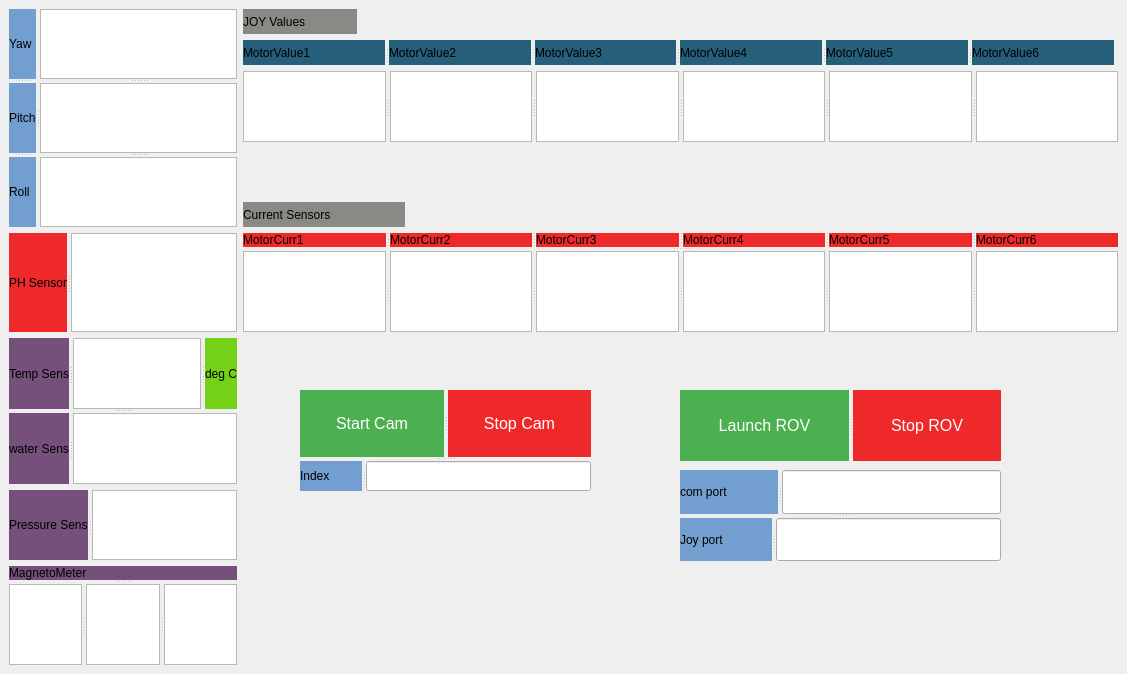
     <widget class="QWidget" name="MainTab">
      <attribute name="title">
       <string>Main Tab</string>
      </attribute>
      <widget class="QSplitter" name="splitter_23">
       <property name="geometry">
        <rect>
         <x>9</x>
         <y>9</y>
         <width>228</width>
         <height>218</height>
        </rect>
       </property>
       <property name="orientation">
        <enum>Qt::Horizontal</enum>
       </property>
       <widget class="QSplitter" name="splitter_2">
        <property name="orientation">
         <enum>Qt::Vertical</enum>
        </property>
        <widget class="QLabel" name="Yaw_label">
         <property name="styleSheet">
          <string notr="true">background-color: rgb(114, 159, 207);
border-color: rgb(0, 0, 0);
font: 75 15pt &quot;URW Bookman L&quot;;</string>
         </property>
         <property name="text">
          <string>Yaw</string>
         </property>
        </widget>
        <widget class="QLabel" name="Pitch_label">
         <property name="styleSheet">
          <string notr="true">background-color: rgb(114, 159, 207);
font: 75 15pt &quot;URW Bookman L&quot;;</string>
         </property>
         <property name="text">
          <string>Pitch</string>
         </property>
        </widget>
        <widget class="QLabel" name="Roll_label">
         <property name="styleSheet">
          <string notr="true">background-color: rgb(114, 159, 207);
font: 75 15pt &quot;URW Bookman L&quot;;</string>
         </property>
         <property name="text">
          <string>Roll</string>
         </property>
        </widget>
       </widget>
       <widget class="QSplitter" name="splitter">
        <property name="orientation">
         <enum>Qt::Vertical</enum>
        </property>
        <widget class="QTextBrowser" name="Yaw_value">
         <property name="html">
          <string>&lt;!DOCTYPE HTML PUBLIC &quot;-//W3C//DTD HTML 4.0//EN&quot; &quot;http://www.w3.org/TR/REC-html40/strict.dtd&quot;&gt;
&lt;html&gt;&lt;head&gt;&lt;meta name=&quot;qrichtext&quot; content=&quot;1&quot; /&gt;&lt;style type=&quot;text/css&quot;&gt;
p, li { white-space: pre-wrap; }
&lt;/style&gt;&lt;/head&gt;&lt;body style=&quot; font-family:'Ubuntu'; font-size:11pt; font-weight:400; font-style:normal;&quot;&gt;
&lt;p style=&quot;-qt-paragraph-type:empty; margin-top:0px; margin-bottom:0px; margin-left:0px; margin-right:0px; -qt-block-indent:0; text-indent:0px;&quot;&gt;&lt;br /&gt;&lt;/p&gt;&lt;/body&gt;&lt;/html&gt;</string>
         </property>
        </widget>
        <widget class="QTextBrowser" name="Pitch"/>
        <widget class="QTextBrowser" name="Roll">
         <property name="styleSheet">
          <string notr="true">body {
  color: red;
}

h1 {
  color: #00ff00;
}

p.ex {
  color: rgb(0,0,255);
}</string>
         </property>
        </widget>
       </widget>
      </widget>
      <widget class="QSplitter" name="splitter_7">
       <property name="geometry">
        <rect>
         <x>9</x>
         <y>566</y>
         <width>228</width>
         <height>99</height>
        </rect>
       </property>
       <property name="orientation">
        <enum>Qt::Vertical</enum>
       </property>
       <widget class="QLabel" name="Temp_sens_label_4">
        <property name="styleSheet">
         <string notr="true">background-color: rgb(117, 80, 123);
font: 75 15pt &quot;URW Bookman L&quot;;</string>
        </property>
        <property name="text">
         <string>MagnetoMeter</string>
        </property>
       </widget>
       <widget class="QSplitter" name="splitter_6">
        <property name="orientation">
         <enum>Qt::Horizontal</enum>
        </property>
        <widget class="QTextBrowser" name="Magnet1">
         <property name="styleSheet">
          <string notr="true">body {
  color: red;
}

h1 {
  color: #00ff00;
}

p.ex {
  color: rgb(0,0,255);
}</string>
         </property>
        </widget>
        <widget class="QTextBrowser" name="Magnet2">
         <property name="styleSheet">
          <string notr="true">body {
  color: red;
}

h1 {
  color: #00ff00;
}

p.ex {
  color: rgb(0,0,255);
}</string>
         </property>
        </widget>
        <widget class="QTextBrowser" name="Magnet3">
         <property name="styleSheet">
          <string notr="true">body {
  color: red;
}

h1 {
  color: #00ff00;
}

p.ex {
  color: rgb(0,0,255);
}</string>
         </property>
        </widget>
       </widget>
      </widget>
      <widget class="QSplitter" name="splitter_27">
       <property name="geometry">
        <rect>
         <x>9</x>
         <y>338</y>
         <width>228</width>
         <height>146</height>
        </rect>
       </property>
       <property name="orientation">
        <enum>Qt::Vertical</enum>
       </property>
       <widget class="QSplitter" name="splitter_24">
        <property name="orientation">
         <enum>Qt::Horizontal</enum>
        </property>
        <widget class="QSplitter" name="splitter_4">
         <property name="orientation">
          <enum>Qt::Horizontal</enum>
         </property>
         <widget class="QLabel" name="Temp_sens_label">
          <property name="styleSheet">
           <string notr="true">background-color: rgb(117, 80, 123);
font: 75 15pt &quot;URW Bookman L&quot;;</string>
          </property>
          <property name="text">
           <string>Temp Sens</string>
          </property>
         </widget>
         <widget class="QTextBrowser" name="Temp_value">
          <property name="styleSheet">
           <string notr="true">body {
  color: red;
}

h1 {
  color: #00ff00;
}

p.ex {
  color: rgb(0,0,255);
}</string>
          </property>
         </widget>
        </widget>
        <widget class="QLabel" name="unit_label_8">
         <property name="styleSheet">
          <string notr="true">background-color: rgb(115, 210, 22);
border-color: rgb(0, 0, 0);
font: 75 11pt &quot;URW Bookman L&quot;;</string>
         </property>
         <property name="text">
          <string>deg C</string>
         </property>
        </widget>
       </widget>
       <widget class="QSplitter" name="splitter_26">
        <property name="orientation">
         <enum>Qt::Horizontal</enum>
        </property>
        <widget class="QLabel" name="Temp_sens_label_2">
         <property name="styleSheet">
          <string notr="true">background-color: rgb(117, 80, 123);
font: 75 15pt &quot;URW Bookman L&quot;;</string>
         </property>
         <property name="text">
          <string>water Sens</string>
         </property>
        </widget>
        <widget class="QTextBrowser" name="Water_sens">
         <property name="styleSheet">
          <string notr="true">body {
  color: red;
}

h1 {
  color: #00ff00;
}

p.ex {
  color: rgb(0,0,255);
}</string>
         </property>
        </widget>
       </widget>
      </widget>
      <widget class="QSplitter" name="splitter_8">
       <property name="geometry">
        <rect>
         <x>243</x>
         <y>233</y>
         <width>875</width>
         <height>99</height>
        </rect>
       </property>
       <property name="orientation">
        <enum>Qt::Vertical</enum>
       </property>
       <widget class="QSplitter" name="splitter_9">
        <property name="orientation">
         <enum>Qt::Horizontal</enum>
        </property>
        <widget class="QLabel" name="Joy_values_label_8">
         <property name="styleSheet">
          <string notr="true">background-color: rgb(239, 41, 41);
border-color: rgb(0, 0, 0);
font: 75 15pt &quot;URW Bookman L&quot;;</string>
         </property>
         <property name="text">
          <string>MotorCurr1</string>
         </property>
        </widget>
        <widget class="QLabel" name="Joy_values_label_9">
         <property name="styleSheet">
          <string notr="true">background-color: rgb(239, 41, 41);
border-color: rgb(0, 0, 0);
font: 75 15pt &quot;URW Bookman L&quot;;
</string>
         </property>
         <property name="text">
          <string>MotorCurr2</string>
         </property>
        </widget>
        <widget class="QLabel" name="Joy_values_label_10">
         <property name="styleSheet">
          <string notr="true">background-color: rgb(239, 41, 41);
border-color: rgb(0, 0, 0);
font: 75 15pt &quot;URW Bookman L&quot;;</string>
         </property>
         <property name="text">
          <string>MotorCurr3</string>
         </property>
        </widget>
        <widget class="QLabel" name="Joy_values_label_11">
         <property name="styleSheet">
          <string notr="true">background-color: rgb(239, 41, 41);
border-color: rgb(0, 0, 0);
font: 75 15pt &quot;URW Bookman L&quot;;
</string>
         </property>
         <property name="text">
          <string>MotorCurr4</string>
         </property>
        </widget>
        <widget class="QLabel" name="Joy_values_label_12">
         <property name="styleSheet">
          <string notr="true">background-color: rgb(239, 41, 41);
border-color: rgb(0, 0, 0);
font: 75 15pt &quot;URW Bookman L&quot;;</string>
         </property>
         <property name="text">
          <string>MotorCurr5</string>
         </property>
        </widget>
        <widget class="QLabel" name="Joy_values_label_13">
         <property name="styleSheet">
          <string notr="true">background-color: rgb(239, 41, 41);
border-color: rgb(0, 0, 0);
font: 75 15pt &quot;URW Bookman L&quot;;
</string>
         </property>
         <property name="text">
          <string>MotorCurr6</string>
         </property>
        </widget>
       </widget>
       <widget class="QSplitter" name="splitter_11">
        <property name="orientation">
         <enum>Qt::Horizontal</enum>
        </property>
        <widget class="QTextBrowser" name="MotorCurr1">
         <property name="html">
          <string>&lt;!DOCTYPE HTML PUBLIC &quot;-//W3C//DTD HTML 4.0//EN&quot; &quot;http://www.w3.org/TR/REC-html40/strict.dtd&quot;&gt;
&lt;html&gt;&lt;head&gt;&lt;meta name=&quot;qrichtext&quot; content=&quot;1&quot; /&gt;&lt;style type=&quot;text/css&quot;&gt;
p, li { white-space: pre-wrap; }
&lt;/style&gt;&lt;/head&gt;&lt;body style=&quot; font-family:'Ubuntu'; font-size:11pt; font-weight:400; font-style:normal;&quot;&gt;
&lt;p style=&quot;-qt-paragraph-type:empty; margin-top:0px; margin-bottom:0px; margin-left:0px; margin-right:0px; -qt-block-indent:0; text-indent:0px;&quot;&gt;&lt;br /&gt;&lt;/p&gt;&lt;/body&gt;&lt;/html&gt;</string>
         </property>
        </widget>
        <widget class="QTextBrowser" name="MotorCurr2">
         <property name="html">
          <string>&lt;!DOCTYPE HTML PUBLIC &quot;-//W3C//DTD HTML 4.0//EN&quot; &quot;http://www.w3.org/TR/REC-html40/strict.dtd&quot;&gt;
&lt;html&gt;&lt;head&gt;&lt;meta name=&quot;qrichtext&quot; content=&quot;1&quot; /&gt;&lt;style type=&quot;text/css&quot;&gt;
p, li { white-space: pre-wrap; }
&lt;/style&gt;&lt;/head&gt;&lt;body style=&quot; font-family:'Ubuntu'; font-size:11pt; font-weight:400; font-style:normal;&quot;&gt;
&lt;p style=&quot;-qt-paragraph-type:empty; margin-top:0px; margin-bottom:0px; margin-left:0px; margin-right:0px; -qt-block-indent:0; text-indent:0px;&quot;&gt;&lt;br /&gt;&lt;/p&gt;&lt;/body&gt;&lt;/html&gt;</string>
         </property>
        </widget>
        <widget class="QTextBrowser" name="MotorCurr3">
         <property name="html">
          <string>&lt;!DOCTYPE HTML PUBLIC &quot;-//W3C//DTD HTML 4.0//EN&quot; &quot;http://www.w3.org/TR/REC-html40/strict.dtd&quot;&gt;
&lt;html&gt;&lt;head&gt;&lt;meta name=&quot;qrichtext&quot; content=&quot;1&quot; /&gt;&lt;style type=&quot;text/css&quot;&gt;
p, li { white-space: pre-wrap; }
&lt;/style&gt;&lt;/head&gt;&lt;body style=&quot; font-family:'Ubuntu'; font-size:11pt; font-weight:400; font-style:normal;&quot;&gt;
&lt;p style=&quot;-qt-paragraph-type:empty; margin-top:0px; margin-bottom:0px; margin-left:0px; margin-right:0px; -qt-block-indent:0; text-indent:0px;&quot;&gt;&lt;br /&gt;&lt;/p&gt;&lt;/body&gt;&lt;/html&gt;</string>
         </property>
        </widget>
        <widget class="QTextBrowser" name="MotorCurr4">
         <property name="html">
          <string>&lt;!DOCTYPE HTML PUBLIC &quot;-//W3C//DTD HTML 4.0//EN&quot; &quot;http://www.w3.org/TR/REC-html40/strict.dtd&quot;&gt;
&lt;html&gt;&lt;head&gt;&lt;meta name=&quot;qrichtext&quot; content=&quot;1&quot; /&gt;&lt;style type=&quot;text/css&quot;&gt;
p, li { white-space: pre-wrap; }
&lt;/style&gt;&lt;/head&gt;&lt;body style=&quot; font-family:'Ubuntu'; font-size:11pt; font-weight:400; font-style:normal;&quot;&gt;
&lt;p style=&quot;-qt-paragraph-type:empty; margin-top:0px; margin-bottom:0px; margin-left:0px; margin-right:0px; -qt-block-indent:0; text-indent:0px;&quot;&gt;&lt;br /&gt;&lt;/p&gt;&lt;/body&gt;&lt;/html&gt;</string>
         </property>
        </widget>
        <widget class="QTextBrowser" name="MotorCurr5">
         <property name="html">
          <string>&lt;!DOCTYPE HTML PUBLIC &quot;-//W3C//DTD HTML 4.0//EN&quot; &quot;http://www.w3.org/TR/REC-html40/strict.dtd&quot;&gt;
&lt;html&gt;&lt;head&gt;&lt;meta name=&quot;qrichtext&quot; content=&quot;1&quot; /&gt;&lt;style type=&quot;text/css&quot;&gt;
p, li { white-space: pre-wrap; }
&lt;/style&gt;&lt;/head&gt;&lt;body style=&quot; font-family:'Ubuntu'; font-size:11pt; font-weight:400; font-style:normal;&quot;&gt;
&lt;p style=&quot;-qt-paragraph-type:empty; margin-top:0px; margin-bottom:0px; margin-left:0px; margin-right:0px; -qt-block-indent:0; text-indent:0px;&quot;&gt;&lt;br /&gt;&lt;/p&gt;&lt;/body&gt;&lt;/html&gt;</string>
         </property>
        </widget>
        <widget class="QTextBrowser" name="MotorCurr6">
         <property name="html">
          <string>&lt;!DOCTYPE HTML PUBLIC &quot;-//W3C//DTD HTML 4.0//EN&quot; &quot;http://www.w3.org/TR/REC-html40/strict.dtd&quot;&gt;
&lt;html&gt;&lt;head&gt;&lt;meta name=&quot;qrichtext&quot; content=&quot;1&quot; /&gt;&lt;style type=&quot;text/css&quot;&gt;
p, li { white-space: pre-wrap; }
&lt;/style&gt;&lt;/head&gt;&lt;body style=&quot; font-family:'Ubuntu'; font-size:11pt; font-weight:400; font-style:normal;&quot;&gt;
&lt;p style=&quot;-qt-paragraph-type:empty; margin-top:0px; margin-bottom:0px; margin-left:0px; margin-right:0px; -qt-block-indent:0; text-indent:0px;&quot;&gt;&lt;br /&gt;&lt;/p&gt;&lt;/body&gt;&lt;/html&gt;</string>
         </property>
        </widget>
       </widget>
      </widget>
      <widget class="QSplitter" name="splitter_13">
       <property name="geometry">
        <rect>
         <x>243</x>
         <y>40</y>
         <width>871</width>
         <height>25</height>
        </rect>
       </property>
       <property name="orientation">
        <enum>Qt::Horizontal</enum>
       </property>
       <widget class="QLabel" name="Joy_values_label_14">
        <property name="styleSheet">
         <string notr="true">background-color: rgb(38, 95, 122);
border-color: rgb(0, 0, 0);
font: 75 15pt &quot;URW Bookman L&quot;;</string>
        </property>
        <property name="text">
         <string>MotorValue1</string>
        </property>
       </widget>
       <widget class="QLabel" name="Joy_values_label_15">
        <property name="styleSheet">
         <string notr="true">background-color: rgb(38, 95, 122);
border-color: rgb(0, 0, 0);
font: 75 15pt &quot;URW Bookman L&quot;;</string>
        </property>
        <property name="text">
         <string>MotorValue2</string>
        </property>
       </widget>
       <widget class="QLabel" name="Joy_values_label_16">
        <property name="styleSheet">
         <string notr="true">background-color: rgb(38, 95, 122);
border-color: rgb(0, 0, 0);
font: 75 15pt &quot;URW Bookman L&quot;;</string>
        </property>
        <property name="text">
         <string>MotorValue3</string>
        </property>
       </widget>
       <widget class="QLabel" name="Joy_values_label_17">
        <property name="styleSheet">
         <string notr="true">background-color: rgb(38, 95, 122);
border-color: rgb(0, 0, 0);
font: 75 15pt &quot;URW Bookman L&quot;;</string>
        </property>
        <property name="text">
         <string>MotorValue4</string>
        </property>
       </widget>
       <widget class="QLabel" name="Joy_values_label_18">
        <property name="styleSheet">
         <string notr="true">background-color: rgb(38, 95, 122);
border-color: rgb(0, 0, 0);
font: 75 15pt &quot;URW Bookman L&quot;;</string>
        </property>
        <property name="text">
         <string>MotorValue5</string>
        </property>
       </widget>
       <widget class="QLabel" name="Joy_values_label_19">
        <property name="styleSheet">
         <string notr="true">background-color: rgb(38, 95, 122);
border-color: rgb(0, 0, 0);
font: 75 15pt &quot;URW Bookman L&quot;;</string>
        </property>
        <property name="text">
         <string>MotorValue6</string>
        </property>
       </widget>
      </widget>
      <widget class="QLabel" name="Current_sens_label">
       <property name="geometry">
        <rect>
         <x>243</x>
         <y>202</y>
         <width>162</width>
         <height>25</height>
        </rect>
       </property>
       <property name="styleSheet">
        <string notr="true">background-color: rgb(136, 138, 133);
border-color: rgb(0, 0, 0);
font: 75 15pt &quot;URW Bookman L&quot;;</string>
       </property>
       <property name="text">
        <string>Current Sensors</string>
       </property>
      </widget>
      <widget class="QLabel" name="Joy_values_label">
       <property name="geometry">
        <rect>
         <x>243</x>
         <y>9</y>
         <width>114</width>
         <height>25</height>
        </rect>
       </property>
       <property name="styleSheet">
        <string notr="true">background-color: rgb(136, 138, 133);
border-color: rgb(0, 0, 0);
font: 75 15pt &quot;URW Bookman L&quot;;</string>
       </property>
       <property name="text">
        <string>JOY Values</string>
       </property>
      </widget>
      <widget class="QSplitter" name="splitter_3">
       <property name="geometry">
        <rect>
         <x>9</x>
         <y>233</y>
         <width>228</width>
         <height>99</height>
        </rect>
       </property>
       <property name="orientation">
        <enum>Qt::Horizontal</enum>
       </property>
       <widget class="QLabel" name="PH_label">
        <property name="styleSheet">
         <string notr="true">background-color: rgb(239, 41, 41);
font: 75 15pt &quot;URW Bookman L&quot;;</string>
        </property>
        <property name="text">
         <string>PH Sensor</string>
        </property>
       </widget>
       <widget class="QTextBrowser" name="PHvalue">
        <property name="styleSheet">
         <string notr="true">body {
  color: red;
}

h1 {
  color: #00ff00;
}

p.ex {
  color: rgb(0,0,255);
}</string>
        </property>
       </widget>
      </widget>
      <widget class="QSplitter" name="splitter_12">
       <property name="geometry">
        <rect>
         <x>243</x>
         <y>71</y>
         <width>875</width>
         <height>71</height>
        </rect>
       </property>
       <property name="orientation">
        <enum>Qt::Horizontal</enum>
       </property>
       <widget class="QTextBrowser" name="MotorValue1">
        <property name="html">
         <string>&lt;!DOCTYPE HTML PUBLIC &quot;-//W3C//DTD HTML 4.0//EN&quot; &quot;http://www.w3.org/TR/REC-html40/strict.dtd&quot;&gt;
&lt;html&gt;&lt;head&gt;&lt;meta name=&quot;qrichtext&quot; content=&quot;1&quot; /&gt;&lt;style type=&quot;text/css&quot;&gt;
p, li { white-space: pre-wrap; }
&lt;/style&gt;&lt;/head&gt;&lt;body style=&quot; font-family:'Ubuntu'; font-size:11pt; font-weight:400; font-style:normal;&quot;&gt;
&lt;p style=&quot;-qt-paragraph-type:empty; margin-top:0px; margin-bottom:0px; margin-left:0px; margin-right:0px; -qt-block-indent:0; text-indent:0px;&quot;&gt;&lt;br /&gt;&lt;/p&gt;&lt;/body&gt;&lt;/html&gt;</string>
        </property>
       </widget>
       <widget class="QTextBrowser" name="MotorValue2">
        <property name="html">
         <string>&lt;!DOCTYPE HTML PUBLIC &quot;-//W3C//DTD HTML 4.0//EN&quot; &quot;http://www.w3.org/TR/REC-html40/strict.dtd&quot;&gt;
&lt;html&gt;&lt;head&gt;&lt;meta name=&quot;qrichtext&quot; content=&quot;1&quot; /&gt;&lt;style type=&quot;text/css&quot;&gt;
p, li { white-space: pre-wrap; }
&lt;/style&gt;&lt;/head&gt;&lt;body style=&quot; font-family:'Ubuntu'; font-size:11pt; font-weight:400; font-style:normal;&quot;&gt;
&lt;p style=&quot;-qt-paragraph-type:empty; margin-top:0px; margin-bottom:0px; margin-left:0px; margin-right:0px; -qt-block-indent:0; text-indent:0px;&quot;&gt;&lt;br /&gt;&lt;/p&gt;&lt;/body&gt;&lt;/html&gt;</string>
        </property>
       </widget>
       <widget class="QTextBrowser" name="MotorValue3">
        <property name="html">
         <string>&lt;!DOCTYPE HTML PUBLIC &quot;-//W3C//DTD HTML 4.0//EN&quot; &quot;http://www.w3.org/TR/REC-html40/strict.dtd&quot;&gt;
&lt;html&gt;&lt;head&gt;&lt;meta name=&quot;qrichtext&quot; content=&quot;1&quot; /&gt;&lt;style type=&quot;text/css&quot;&gt;
p, li { white-space: pre-wrap; }
&lt;/style&gt;&lt;/head&gt;&lt;body style=&quot; font-family:'Ubuntu'; font-size:11pt; font-weight:400; font-style:normal;&quot;&gt;
&lt;p style=&quot;-qt-paragraph-type:empty; margin-top:0px; margin-bottom:0px; margin-left:0px; margin-right:0px; -qt-block-indent:0; text-indent:0px;&quot;&gt;&lt;br /&gt;&lt;/p&gt;&lt;/body&gt;&lt;/html&gt;</string>
        </property>
       </widget>
       <widget class="QTextBrowser" name="MotorValue4">
        <property name="html">
         <string>&lt;!DOCTYPE HTML PUBLIC &quot;-//W3C//DTD HTML 4.0//EN&quot; &quot;http://www.w3.org/TR/REC-html40/strict.dtd&quot;&gt;
&lt;html&gt;&lt;head&gt;&lt;meta name=&quot;qrichtext&quot; content=&quot;1&quot; /&gt;&lt;style type=&quot;text/css&quot;&gt;
p, li { white-space: pre-wrap; }
&lt;/style&gt;&lt;/head&gt;&lt;body style=&quot; font-family:'Ubuntu'; font-size:11pt; font-weight:400; font-style:normal;&quot;&gt;
&lt;p style=&quot;-qt-paragraph-type:empty; margin-top:0px; margin-bottom:0px; margin-left:0px; margin-right:0px; -qt-block-indent:0; text-indent:0px;&quot;&gt;&lt;br /&gt;&lt;/p&gt;&lt;/body&gt;&lt;/html&gt;</string>
        </property>
       </widget>
       <widget class="QTextBrowser" name="MotorValue5">
        <property name="html">
         <string>&lt;!DOCTYPE HTML PUBLIC &quot;-//W3C//DTD HTML 4.0//EN&quot; &quot;http://www.w3.org/TR/REC-html40/strict.dtd&quot;&gt;
&lt;html&gt;&lt;head&gt;&lt;meta name=&quot;qrichtext&quot; content=&quot;1&quot; /&gt;&lt;style type=&quot;text/css&quot;&gt;
p, li { white-space: pre-wrap; }
&lt;/style&gt;&lt;/head&gt;&lt;body style=&quot; font-family:'Ubuntu'; font-size:11pt; font-weight:400; font-style:normal;&quot;&gt;
&lt;p style=&quot;-qt-paragraph-type:empty; margin-top:0px; margin-bottom:0px; margin-left:0px; margin-right:0px; -qt-block-indent:0; text-indent:0px;&quot;&gt;&lt;br /&gt;&lt;/p&gt;&lt;/body&gt;&lt;/html&gt;</string>
        </property>
       </widget>
       <widget class="QTextBrowser" name="MotorValue6">
        <property name="html">
         <string>&lt;!DOCTYPE HTML PUBLIC &quot;-//W3C//DTD HTML 4.0//EN&quot; &quot;http://www.w3.org/TR/REC-html40/strict.dtd&quot;&gt;
&lt;html&gt;&lt;head&gt;&lt;meta name=&quot;qrichtext&quot; content=&quot;1&quot; /&gt;&lt;style type=&quot;text/css&quot;&gt;
p, li { white-space: pre-wrap; }
&lt;/style&gt;&lt;/head&gt;&lt;body style=&quot; font-family:'Ubuntu'; font-size:11pt; font-weight:400; font-style:normal;&quot;&gt;
&lt;p style=&quot;-qt-paragraph-type:empty; margin-top:0px; margin-bottom:0px; margin-left:0px; margin-right:0px; -qt-block-indent:0; text-indent:0px;&quot;&gt;&lt;br /&gt;&lt;/p&gt;&lt;/body&gt;&lt;/html&gt;</string>
        </property>
       </widget>
      </widget>
      <widget class="QSplitter" name="splitter_15">
       <property name="geometry">
        <rect>
         <x>9</x>
         <y>490</y>
         <width>228</width>
         <height>70</height>
        </rect>
       </property>
       <property name="orientation">
        <enum>Qt::Horizontal</enum>
       </property>
       <widget class="QLabel" name="Temp_sens_label_3">
        <property name="styleSheet">
         <string notr="true">background-color: rgb(117, 80, 123);
font: 75 15pt &quot;URW Bookman L&quot;;</string>
        </property>
        <property name="text">
         <string>Pressure Sens</string>
        </property>
       </widget>
       <widget class="QTextBrowser" name="Press_sens">
        <property name="styleSheet">
         <string notr="true">body {
  color: red;
}

h1 {
  color: #00ff00;
}

p.ex {
  color: rgb(0,0,255);
}</string>
        </property>
       </widget>
      </widget>
      <widget class="QSplitter" name="splitter_42">
       <property name="geometry">
        <rect>
         <x>300</x>
         <y>390</y>
         <width>291</width>
         <height>101</height>
        </rect>
       </property>
       <property name="orientation">
        <enum>Qt::Vertical</enum>
       </property>
       <widget class="QSplitter" name="splitter_33">
        <property name="orientation">
         <enum>Qt::Horizontal</enum>
        </property>
        <widget class="QPushButton" name="cam_start_butt">
         <property name="styleSheet">
          <string notr="true">  background-color: #4CAF50; /* Green */
  border: none;
  color: white;
  padding: 15px 32px;
  text-align: center;
  text-decoration: none;
  display: inline-block;
  font-size: 16px;</string>
         </property>
         <property name="text">
          <string>Start Cam</string>
         </property>
        </widget>
        <widget class="QPushButton" name="cam_stop_butt">
         <property name="styleSheet">
          <string notr="true">  background-color: rgb(239, 41, 41);
  border: none;
  color: white;
  padding: 15px 32px;
  text-align: center;
  text-decoration: none;
  display: inline-block;
  font-size: 16px;</string>
         </property>
         <property name="text">
          <string>Stop Cam</string>
         </property>
        </widget>
       </widget>
       <widget class="QSplitter" name="splitter_41">
        <property name="orientation">
         <enum>Qt::Horizontal</enum>
        </property>
        <widget class="QLabel" name="Roll_label_2">
         <property name="styleSheet">
          <string notr="true">background-color: rgb(114, 159, 207);
font: 75 15pt &quot;URW Bookman L&quot;;</string>
         </property>
         <property name="text">
          <string>Index</string>
         </property>
        </widget>
        <widget class="QLineEdit" name="in_cam_index"/>
       </widget>
      </widget>
      <widget class="QSplitter" name="splitter_43">
       <property name="geometry">
        <rect>
         <x>680</x>
         <y>390</y>
         <width>321</width>
         <height>71</height>
        </rect>
       </property>
       <property name="orientation">
        <enum>Qt::Horizontal</enum>
       </property>
       <widget class="QPushButton" name="rov_start_butt">
        <property name="styleSheet">
         <string notr="true">  background-color: #4CAF50; /* Green */
  border: none;
  color: white;
  padding: 15px 32px;
  text-align: center;
  text-decoration: none;
  display: inline-block;
  font-size: 16px;</string>
        </property>
        <property name="text">
         <string>Launch ROV</string>
        </property>
       </widget>
       <widget class="QPushButton" name="rov_stop_butt">
        <property name="styleSheet">
         <string notr="true">  background-color: rgb(239, 41, 41);
  border: none;
  color: white;
  padding: 15px 32px;
  text-align: center;
  text-decoration: none;
  display: inline-block;
  font-size: 16px;</string>
        </property>
        <property name="text">
         <string>Stop ROV</string>
        </property>
       </widget>
      </widget>
      <widget class="QSplitter" name="splitter_46">
       <property name="geometry">
        <rect>
         <x>680</x>
         <y>470</y>
         <width>321</width>
         <height>91</height>
        </rect>
       </property>
       <property name="orientation">
        <enum>Qt::Vertical</enum>
       </property>
       <widget class="QSplitter" name="splitter_45">
        <property name="orientation">
         <enum>Qt::Horizontal</enum>
        </property>
        <widget class="QLabel" name="Roll_label_3">
         <property name="styleSheet">
          <string notr="true">background-color: rgb(114, 159, 207);
font: 75 15pt &quot;URW Bookman L&quot;;</string>
         </property>
         <property name="text">
          <string>com port</string>
         </property>
        </widget>
        <widget class="QLineEdit" name="in_com_port"/>
       </widget>
       <widget class="QSplitter" name="splitter_44">
        <property name="orientation">
         <enum>Qt::Horizontal</enum>
        </property>
        <widget class="QLabel" name="Roll_label_4">
         <property name="styleSheet">
          <string notr="true">background-color: rgb(114, 159, 207);
font: 75 15pt &quot;URW Bookman L&quot;;</string>
         </property>
         <property name="text">
          <string>Joy port</string>
         </property>
        </widget>
        <widget class="QLineEdit" name="in_joy_port"/>
       </widget>
      </widget>
     </widget>
